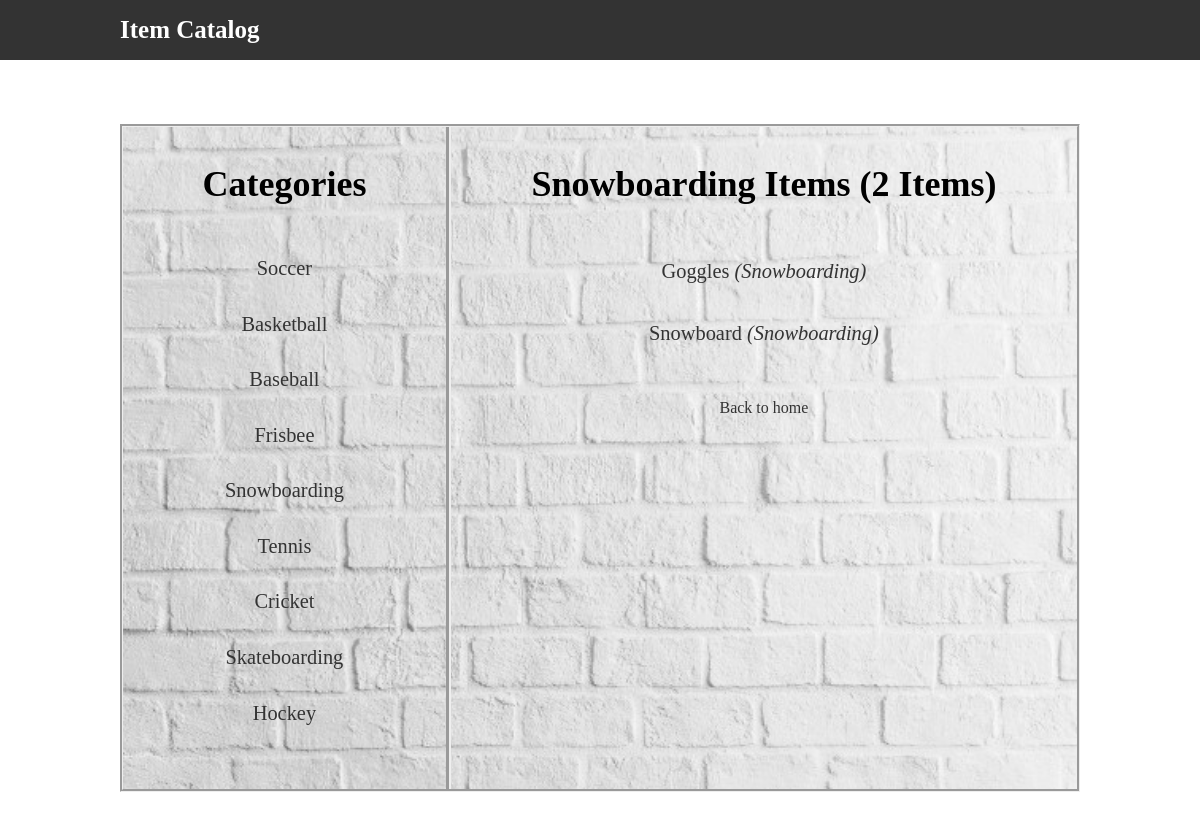
The app's page /app/Snowboarding, older data.
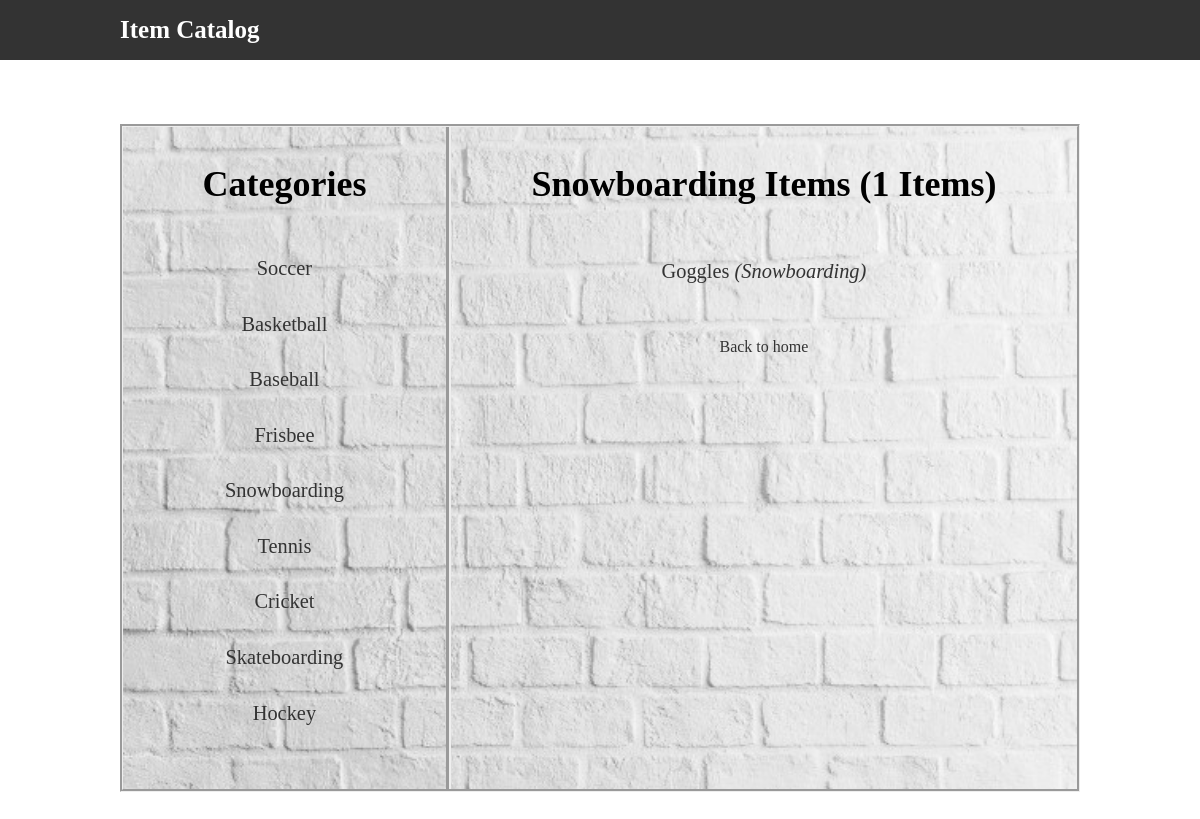
The same page, newer data.
### models.py (models this page shows, shortened)
class Category(Base):
    __tablename__ = 'category'
    id = Column(Integer, primary_key=True)
    name = Column(String(64), nullable=False)
    items = relationship("Item", cascade="all, delete-orphan")

class Item(Base):
    __tablename__ = 'item'
    id = Column(Integer, primary_key=True)
    name = Column(String(64), nullable=False)
    description = Column(String(250))
    category = relationship(Category)
    cat_id = Column(Integer, ForeignKey('category.id'))
    time = Column(DateTime, server_default=func.now())

### main.py (the view)
@app.route('/app/<cName>')
def showItems(cName):
    cat = db.query(Category).filter_by(name=cName).one()
    categories = db.query(Category).all()
    items = db.query(Item).filter_by(cat_id=cat.id).all()
    iNum = len(items)
    return render_template('category.html', categories=categories, items=items,
                           cat=cat, iNum=iNum)

### templates/category.html
{% extends "index.html" %}
{% block section %}
<h3>
	{{cat.name}} Items ({{iNum}} Items)
</h3>
<ul>
	{% for item in items%}
	<li><a href = "/app/{{item.category.name}}/{{item.name}}">{{item.name}}<em> ({{item.category.name}})</em></a> </li>
	{% endfor %}
</ul>
<a href="/app">Back to home</a>
{% endblock %}

### templates/index.html (shortened to what this page needs)
<!DOCTYPE html>
<html>
<head>
	{% block css %}
	<link rel="stylesheet" type="text/css" href="../static/style.css">
	{% endblock %}
</head>
<body>
	<nav>
		<ul>
			<li id = "navLabel"><strong>Item Catalog</strong></li>
		</ul>
	</nav>
	<main>
		{% block main %}
		<aside>
			<h3>
				Categories
			</h3>
			<ul>
				{% for cat in categories %}
				<li><a href = "/app/{{cat.name}}">{{cat.name}}</a></li>
				{% endfor %}
			</ul>
		</aside>
		<section>
			{% block section %}{% endblock %}
		</section>
		{% endblock %}
	</main>
</body>
</html>

Row changes from the older to the newer data that the page shows:
removed Item: name "Snowboard", category.name "Snowboarding"
Text that changed along with them:
{{ iNum }}: "2" → "1"
